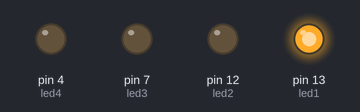
Bench run of a sketch on a simulated Arduino Uno, built with avr-gcc and run on an emulated ATmega328P. Shown: output pins drawn as LEDs (lit = HIGH).

Above: at 0.1 s.
At 1.1 s:
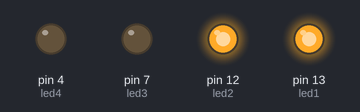
At 2.1 s:
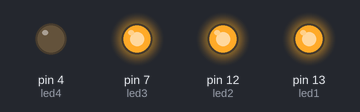
At 3.1 s:
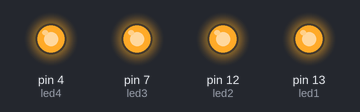
Timing chart, 0 to 4.6 s (numbered marks = the images above):
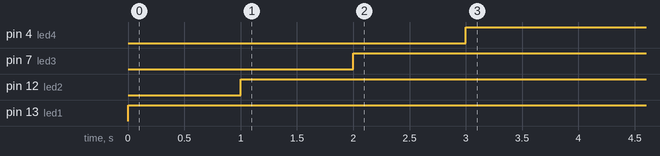

Measured:
- by itself, pin 4 (led4): LOW → HIGH at 3.0 s
- by itself, pin 7 (led3): LOW → HIGH at 2.0 s
- by itself, pin 12 (led2): LOW → HIGH at 1.0 s
- by itself, pin 13 (led1): LOW → HIGH at 0.00 s

The sketch:

teste_led_1.ino
```cpp
int led1 = 13;
int led2 = 12;
int led3 = 7;
int led4 = 4;

void setup()
{
  pinMode(led1, OUTPUT);
  pinMode(led2, OUTPUT);
  pinMode(led3, OUTPUT);
  pinMode(led4, OUTPUT);
}

void loop()
{
  digitalWrite(led1, HIGH);
  delay(1000);
  digitalWrite(led2, HIGH);
  delay(1000);
  digitalWrite(led3, HIGH);
  delay(1000);
  digitalWrite(led4, HIGH);
  delay(1000);
}
```
